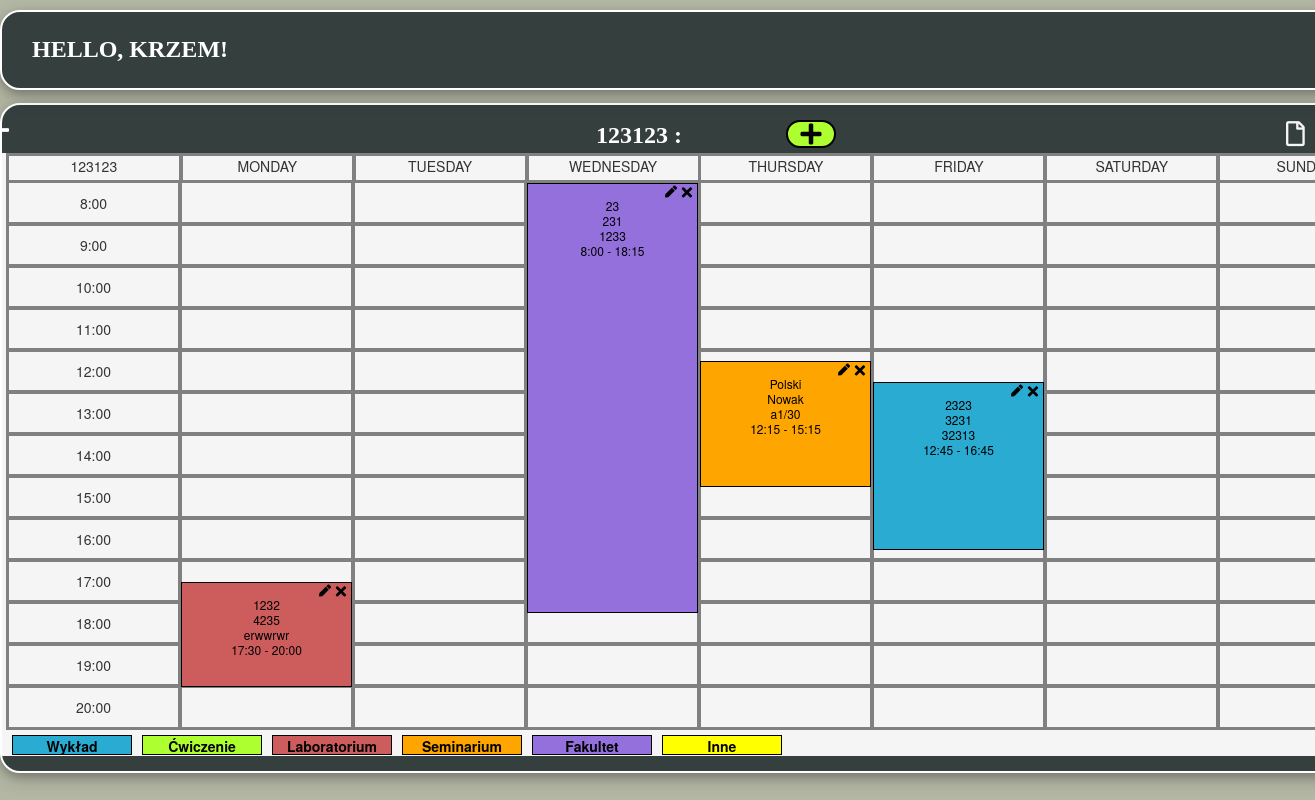
/view/76 (signed in), run on the app's committed database.
### plan/models.py (models this page shows, shortened)
class Plan(models.Model):
    user = models.ForeignKey(User,null=True, on_delete=models.CASCADE)
    name = models.CharField(max_length=200, null=False)

class Lekcja(models.Model):
    RODZAJ = (
        (0, 'Wykład'),
        (1, 'Laboratorium'),
        (2, 'Ćwiczenie'),
        (3, 'Seminarium'),
        (4, 'Fakultet'),
        (5, 'Inne'),
    )
    DAYS_OF_WEEK = (
        (0, 'MONDAY'),
        (1, 'TUESDAY'),
        (2, 'WEDNESDAY'),
        (3, 'THURSDAY'),
        (4, 'FRIDAY'),
        (5, 'SATURDAY'),
        (6, 'SUNDAY'),
    )
    HOURS =(
        (0,'8:00'),
        (1,'8:15'),
        (2,'8:30'),
        (3,'8:45'),
        (4,'9:00'),
        (5,'9:15'),
        (6,'9:30'),
        (7,'9:45'),
        (8,'10:00'),
        (9,'10:15'),
        (10,'10:30'),
        (11,'10:45'),
        (12,'11:00'),
        (13,'11:15'),
        (14,'11:30'),
        (15,'11:45'),
        (16,'12:00'),
        (17,'12:15'),
        (18,'12:30'),
        (19,'12:45'),
        (20,'13:00'),
        (21,'13:15'),
        (22,'13:30'),
        (23,'13:45'),
        (24,'14:00'),
        (25,'14:15'),
        (26,'14:30'),
        (27,'14:45'),
        (28,'15:00'),
        (29,'15:15'),
        (30,'15:30'),
        (31,'15:45'),
        (32,'16:00'),
        (33,'16:15'),
        (34,'16:30'),
        (35,'16:45'),
        (36,'17:00'),
        (37,'17:15'),
        (38,'17:30'),
        (39,'17:45'),
        (40,'18:00'),
        (41,'18:15'),
        (42,'18:30'),
        (43,'18:45'),
        (44,'19:00'),
        (45,'19:15'),
        (46,'19:30'),
        (47,'19:45'),
        (48,'20:00'),
    )
    plan = models.ForeignKey(Plan, null=False, on_delete=models.CASCADE)
    name = models.CharField(max_length=200,null = False)
    prowadzacy = models.CharField(max_length=200,null=False)
    sala = models.CharField(max_length=50,null=50)
    dzien = models.IntegerField(blank=False, choices=DAYS_OF_WEEK)
    godzinarozpoczecia=models.IntegerField(blank=False,choices=HOURS)
    godzinazakonczeniaa=models.IntegerField(blank=False,choices=HOURS)
    rodzaj = models.IntegerField(blank=False,choices=RODZAJ)

### plan/views.py (the view)
# urls.py: path('view/<str:pk>',views.timetableGeneralView, name = "timetable_view"),
@login_required(login_url='login')
def timetableGeneralView(request, pk):
    dni= ['MONDAY','TUESDAY','WEDNESDAY','THURSDAY','FRIDAY','SATURDAY','SUNDAY']
    godziny =['8:00','8:15','8:30','8:45','9:00','9:15','9:30','9:45','10:00','10:15','10:30','10:45','11:00','11:15','11:30','11:45','12:00','12:15','12:30','12:45','13:00','13:15','13:30','13:45','14:00','14:15','14:30','14:45','15:00','15:15','15:30','15:45','16:00','16:15','16:30','16:45','17:00','17:15','17:30','17:45','18:00','18:15','18:30','18:45','19:00','19:15','19:30','19:45','20:00']
    try:
        plan = Plan.objects.get(id=pk)
    except Plan.DoesNotExist:
        return redirect('home')
    if plan.user != request.user:
        return redirect('home')
    lekcje = Lekcja.objects.filter(plan=plan)
    context={'lekcje':lekcje,'plan':plan,'dni':dni,'godziny':godziny}
    return render(request, 'plan/plan_main.html', context)

### plan/templates/plan/plan_main.html (shortened to what this page needs)
{% extends "plan/main.html" %}
{% load mathfilters %}
{% block content %}
    <div class="board">
        <div class="container">
            <span class="text_on_dark2">{{ plan.name }} :</span>
            <a class="new a fas fa-plus" title="Create new class" href="{% url 'create_class' plan.id %}"></a>
            <a class="far fa-file clear" title="Clear View" href="{% url 'viewPDF' plan.id %}" target="_blank"></a>
        </div>
        <div class="plan">
            <div id="dni">
                <div style="width: 176px" >{{ plan.name }}</div>
                <div>MONDAY</div>
                <div>TUESDAY</div>
                <div>WEDNESDAY</div>
                <div>THURSDAY</div>
                <div>FRIDAY</div>
                <div>SATURDAY</div>
                <div>SUNDAY</div>
            </div>
            <div id="godziny">
                <div class="godzina">8:00</div>
                <div class="godzina">9:00</div>
                <div class="godzina">10:00</div>
                <div class="godzina">11:00</div>
                <div class="godzina">12:00</div>
                <div class="godzina">13:00</div>
                <div class="godzina">14:00</div>
                <div class="godzina">15:00</div>
                <div class="godzina">16:00</div>
                <div class="godzina">17:00</div>
                <div class="godzina">18:00</div>
                <div class="godzina">19:00</div>
                <div class="godzina">20:00</div>
            </div>
            <div class="day">
                <div class="sep"></div>
                <div class="sep"></div>
                <div class="sep"></div>
                <div class="sep"></div>
                <div class="sep"></div>
                <div class="sep"></div>
                <div class="sep"></div>
                <div class="sep"></div>
                <div class="sep"></div>
                <div class="sep"></div>
                <div class="sep"></div>
                {% for i in lekcje %}
                    {% if i.dzien == 0 %}
                        {% with x=i.godzinazakonczeniaa|sub:i.godzinarozpoczecia y=10.5|mul:i.godzinarozpoczecia %}
                            <div class="rodzaj{{ i.rodzaj }}" style="height: {{ x|mul:10.5 }}px;top:{{ 0|add:y }}px;left: 2px">
                                <div class="dane">
                                    <a class="fas a fa-pen editlekcja" title="Update class" href="{% url 'update_class' i.id %}"></a>
                                    <a class="fas a fa-times usunlekcja" title="Delete class" href="{% url 'delete_class' i.id %}"></a>
                                    <p>{{ i.name }}</p>
                                    <p>{{ i.prowadzacy }}</p>
                                    <p>{{ i.sala }}</p>
                                    {% with a=i.godzinarozpoczecia b=i.godzinazakonczeniaa %}
                                        <p>
                                        {% for godzina in godziny %}
                                            {% if forloop.counter0 == a %}
                                                {{ godzina }} -
                                            {% endif %}
                                            {% if forloop.counter0 == b %}
                                                {{ godzina }}
                                            {% endif %}
                                        {% endfor %}
                                        </p>
                                    {% endwith %}
                                </div>
                            </div>
                        {% endwith %}
                    {% endif %}
                {% endfor %}
            </div>
            <div class="day">
                <div class="sep"></div>
                <div class="sep"></div>
                <div class="sep"></div>
                <div class="sep"></div>
                <div class="sep"></div>
                <div class="sep"></div>
                <div class="sep"></div>
                <div class="sep"></div>
                <div class="sep"></div>
                <div class="sep"></div>
                <div class="sep"></div>
                <div class="sep"></div>
                <div class="sep"></div>
            </div>
            <div class="day">
                <div class="sep"></div>
                <div class="sep"></div>
                <div class="sep"></div>
                {% for i in lekcje %}
                    {% if i.dzien == 2 %}
                        {% with x=i.godzinazakonczeniaa|sub:i.godzinarozpoczecia y=10.5|mul:i.godzinarozpoczecia %}
                            <div class="rodzaj{{ i.rodzaj }}" style="height: {{ x|mul:10.5 }}px;top:{{ 0|add:y }}px;left: 2px">
                                <div class="dane">
                                    <a class="fas a fa-pen editlekcja" title="Update class" href="{% url 'update_class' i.id %}"></a>
                                    <a class="fas a fa-times usunlekcja" title="Delete class" href="{% url 'delete_class' i.id %}"></a>
                                    <p>{{ i.name }}</p>
                                    <p>{{ i.prowadzacy }}</p>
                                    <p>{{ i.sala }}</p>
                                    {% with a=i.godzinarozpoczecia b=i.godzinazakonczeniaa %}
                                        <p>
                                        {% for godzina in godziny %}
                                            {% if forloop.counter0 == a %}
                                                {{ godzina }} -
                                            {% endif %}
                                            {% if forloop.counter0 == b %}
                                                {{ godzina }}
                                            {% endif %}
                                        {% endfor %}
                                        </p>
                                    {% endwith %}
                                </div>
                            </div>
                        {% endwith %}
                    {% endif %}
                {% endfor %}
            </div>
            <div class="day">
                <div class="sep"></div>
                <div class="sep"></div>
                <div class="sep"></div>
                <div class="sep"></div>
                <div class="sep"></div>
                <div class="sep"></div>
                <div class="sep"></div>
                <div class="sep"></div>
                <div class="sep"></div>
                <div class="sep"></div>
                {% for i in lekcje %}
                    {% if i.dzien == 3 %}
                        {% with x=i.godzinazakonczeniaa|sub:i.godzinarozpoczecia y=10.5|mul:i.godzinarozpoczecia %}
                            <div class="rodzaj{{ i.rodzaj }}" style="height: {{ x|mul:10.5 }}px;top:{{ 0|add:y }}px;left: 2px">
                                <div class="dane">
                                    <a class="fas a fa-pen editlekcja" title="Update class" href="{% url 'update_class' i.id %}"></a>
                                    <a class="fas a fa-times usunlekcja" title="Delete class" href="{% url 'delete_class' i.id %}"></a>
                                    <p>{{ i.name }}</p>
                                    <p>{{ i.prowadzacy }}</p>
                                    <p>{{ i.sala }}</p>
                                    {% with a=i.godzinarozpoczecia b=i.godzinazakonczeniaa %}
                                        <p>
                                        {% for godzina in godziny %}
                                            {% if forloop.counter0 == a %}
                                                {{ godzina }} -
                                            {% endif %}
                                            {% if forloop.counter0 == b %}
                                                {{ godzina }}
                                            {% endif %}
                                        {% endfor %}
                                        </p>
                                    {% endwith %}
                                </div>
                            </div>
                        {% endwith %}
                    {% endif %}
                {% endfor %}
            </div>
            <div class="day">
                <div class="sep"></div>
                <div class="sep"></div>
                <div class="sep"></div>
                <div class="sep"></div>
                <div class="sep"></div>
                <div class="sep"></div>
                <div class="sep"></div>
                <div class="sep"></div>
                <div class="sep"></div>
                {% for i in lekcje %}
                    {% if i.dzien == 4 %}
                        {% with x=i.godzinazakonczeniaa|sub:i.godzinarozpoczecia y=10.5|mul:i.godzinarozpoczecia %}
                            <div class="rodzaj{{ i.rodzaj }}" style="height: {{ x|mul:10.5 }}px;top:{{ 0|add:y }}px;left: 2px">
                                <div class="dane">
                                    <a class="fas a fa-pen editlekcja" title="Update class" href="{% url 'update_class' i.id %}"></a>
                                    <a class="fas a fa-times usunlekcja" title="Delete class" href="{% url 'delete_class' i.id %}"></a>
                                    <p>{{ i.name }}</p>
                                    <p>{{ i.prowadzacy }}</p>
                                    <p>{{ i.sala }}</p>
                                    {% with a=i.godzinarozpoczecia b=i.godzinazakonczeniaa %}
                                        <p>
                                        {% for godzina in godziny %}
                                            {% if forloop.counter0 == a %}
                                                {{ godzina }} -
                                            {% endif %}
                                            {% if forloop.counter0 == b %}
                                                {{ godzina }}
                                            {% endif %}
                                        {% endfor %}
                                        </p>
                                    {% endwith %}
                                </div>
                            </div>
                        {% endwith %}
                    {% endif %}
                {% endfor %}
            </div>
            <div class="day">
                <div class="sep"></div>
                <div class="sep"></div>
                <div class="sep"></div>
                <div class="sep"></div>
                <div class="sep"></div>
                <div class="sep"></div>
                <div class="sep"></div>
                <div class="sep"></div>
                <div class="sep"></div>
                <div class="sep"></div>
                <div class="sep"></div>
                <div class="sep"></div>
                <div class="sep"></div>
            </div>
            <div class="day">
                <div class="sep"></div>
                <div class="sep"></div>
                <div class="sep"></div>
                <div class="sep"></div>
                <div class="sep"></div>
                <div class="sep"></div>
                <div class="sep"></div>
                <div class="sep"></div>
                <div class="sep"></div>
                <div class="sep"></div>
                <div class="sep"></div>
                <div class="sep"></div>
                <div class="sep"></div>
            </div>
        <div class="legenda">
            <p class="wykkol">Wykład</p>
            <p class="cwkol">Ćwiczenie</p>
            <p class="labkol">Laboratorium</p>
            <p class="semkol">Seminarium</p>
            <p class="fakkol">Fakultet</p>
            <p class="inkol">Inne</p>
        </div>
        </div>
    </div>
{% endblock %}

### plan/templates/plan/main.html (shortened to what this page needs)
{% load static %}
{% load mathfilters %}
<!DOCTYPE html>
<html lang="en">
<head>
    <link rel="stylesheet" href="{% static 'bootstrap.css' %}">
    <link rel="stylesheet" href="{% static '/style.css' %}?{% now "U" %}">
	<link rel="stylesheet" href="https://use.fontawesome.com/releases/v5.6.1/css/all.css">
</head>
<body>
    <div class="navbar">
        {% include 'plan/navbar.html' %}
    </div>
    {% block content %}
    {% endblock %}
</body>
</html>

### plan/templates/plan/navbar.html (shortened to what this page needs)
{% block content %}
    <div class="nawigacja">
    <span class="text_on_dark2">Hello, {{ request.user }}!</span>
    </div>
{% endblock %}

### data on the page
Plan: name "123123"
Lekcja: {{ i.rodzaj }} 1 (drawn), name "1232", prowadzacy "4235", sala "erwwrwr", godziny "17:30", godziny "20:00"
Lekcja: {{ i.rodzaj }} 4 (drawn), name "23", prowadzacy "231", sala "1233", godziny "8:00", godziny "18:15"
Lekcja: {{ x|mul:10.5 }} 126.0 (drawn), name "Polski", prowadzacy "Nowak", sala "a1/30", godziny "12:15", godziny "15:15"
Lekcja: {{ x|mul:10.5 }} 168.0 (drawn), name "2323", prowadzacy "3231", sala "32313", godziny "12:45", godziny "16:45"

### other printed values
{{ request.user }} "KRZEM"
